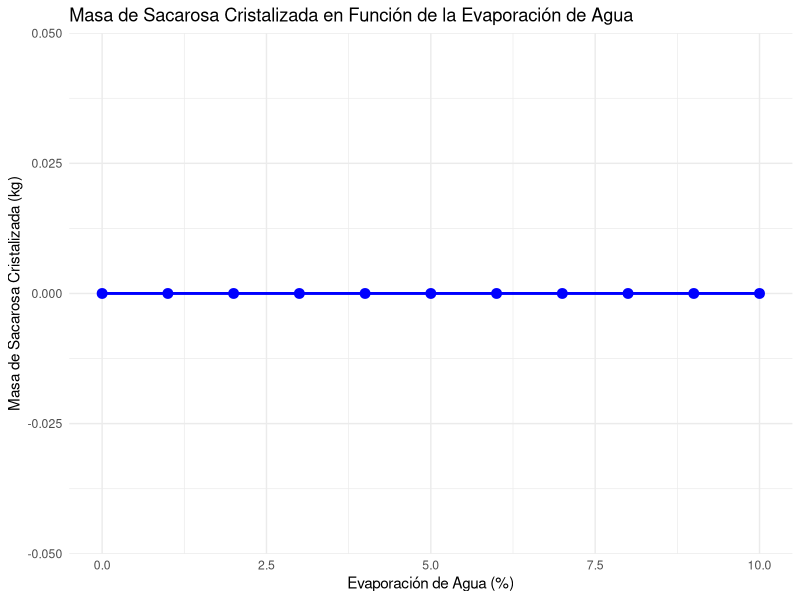
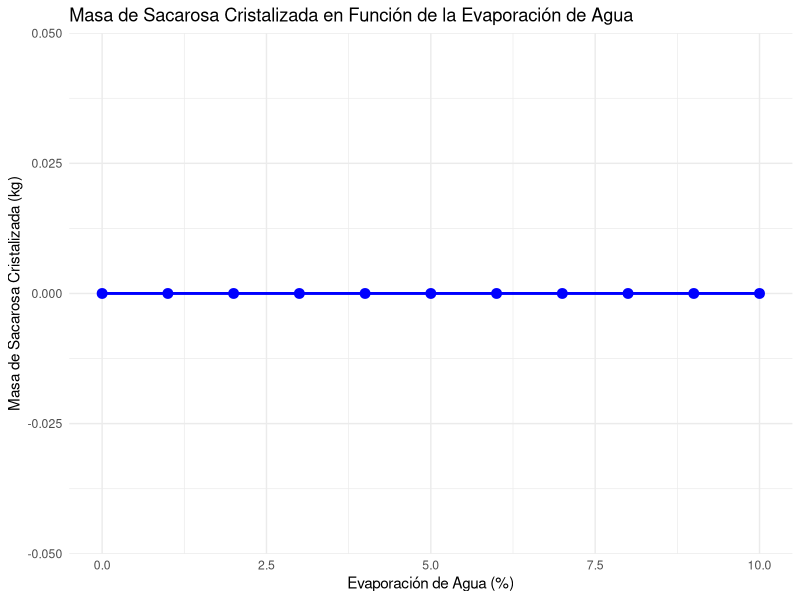

Here is the R script that generated these plots, in order:
# ==========================================================================
# Cristalización en la Industria de Alimentos
# ==========================================================================
# Autor: Dr. José Juan Torres Martínez
# Docente de Ciencias Químicas
# Universidad Autónoma de San Luis Potosí (UASLP)
# México
#
# Material académico para estudiantes
#
# Descripción: Cristalización de sacarosa a partir de una solución
# ==========================================================================


# Instalar y cargar librerías necesarias  
if (!require(ggplot2)) install.packages("ggplot2", dependencies = TRUE)  
library(ggplot2)  

# Datos del problema  
volumen_solucion <- 2000  # Volumen de la solución (L)  
densidad_solucion <- 1.12  # Densidad de la solución (kg/L)  
concentracion_sacarosa <- 0.30  # Fracción en peso de sacarosa en la solución  
solubilidad_sacarosa <- 200  # Solubilidad de sacarosa (g/100 g de agua)  
temperatura_cristalizacion <- 293  # Temperatura de cristalización (K)  
porcentaje_evaporacion <- 0.08  # Porcentaje de agua evaporada (8%)  

# Cálculos preliminares  
masa_solucion <- volumen_solucion * densidad_solucion  # Masa de la solución (kg)  
masa_sacarosa_inicial <- masa_solucion * concentracion_sacarosa  # Masa de sacarosa en la solución (kg)  
masa_agua_inicial <- masa_solucion - masa_sacarosa_inicial  # Masa de agua en la solución (kg)

# Comprobación de saturación: con una solubilidad de 2 kg de sacarosa por kg
# de agua, la masa de sacarosa inicial se saturaría con esta cantidad de agua.
masa_agua_saturacion <- masa_sacarosa_inicial / (solubilidad_sacarosa / 100)  # kg  

# a) Sin evaporación de agua  
# Masa de sacarosa que permanece disuelta después de la cristalización  
# La solubilidad es 200 g de sacarosa por 100 g de agua, es decir, 2 kg de sacarosa por kg de agua  
masa_sacarosa_disuelta <- (solubilidad_sacarosa / 100) * masa_agua_inicial  # kg  

# Masa de sacarosa cristalizada
# La masa disuelta no puede superar a la inicial: si la solución está por
# debajo de la saturación, no cristaliza nada (la masa no puede ser negativa).
masa_sacarosa_cristalizada <- max(0, masa_sacarosa_inicial - masa_sacarosa_disuelta)  # kg

# Rendimiento de cristalización sin evaporación  
rendimiento_a <- (masa_sacarosa_cristalizada / masa_sacarosa_inicial) * 100  # %  

# b) Con evaporación del 8% del agua  
# Masa de agua perdida por evaporación  
masa_agua_perdida <- masa_agua_inicial * porcentaje_evaporacion  # kg  

# Masa de agua después de la evaporación  
masa_agua_final <- masa_agua_inicial - masa_agua_perdida  # kg  

# Masa de sacarosa que permanece disuelta después de la cristalización con evaporación  
masa_sacarosa_disuelta_evaporacion <- (solubilidad_sacarosa / 100) * masa_agua_final  # kg  

# Masa de sacarosa cristalizada con evaporación
masa_sacarosa_cristalizada_evaporacion <- max(0, masa_sacarosa_inicial - masa_sacarosa_disuelta_evaporacion)  # kg

# Rendimiento de cristalización con evaporación  
rendimiento_b <- (masa_sacarosa_cristalizada_evaporacion / masa_sacarosa_inicial) * 100  # %  

# Mostrar resultados en la consola  
cat("a) Masa de sacarosa cristalizada sin evaporación de agua:", round(masa_sacarosa_cristalizada, 2), "kg\n")  
cat("   Rendimiento de cristalización sin evaporación:", round(rendimiento_a, 2), "%\n\n")  

cat("b) Masa de sacarosa cristalizada con evaporación del 8% del agua:", round(masa_sacarosa_cristalizada_evaporacion, 2), "kg\n")  
cat("   Rendimiento de cristalización con evaporación:", round(rendimiento_b, 2), "%\n\n")

# Agua que habría que evaporar para llegar a la saturación
masa_agua_evaporar_saturacion <- masa_agua_inicial - masa_agua_saturacion  # kg
porcentaje_evaporacion_saturacion <- masa_agua_evaporar_saturacion / masa_agua_inicial * 100  # %
cat("La solución está por debajo de la saturación: no cristaliza nada al enfriarla.\n")
cat("Para saturarla habría que evaporar", round(masa_agua_evaporar_saturacion, 2), "kg de agua (",
    round(porcentaje_evaporacion_saturacion, 2), "% del agua inicial).\n\n")

# Crear un data frame para graficar  
porcentajes_evaporacion <- seq(0, 0.10, by = 0.01)  # Porcentajes de evaporación de 0% a 10%  
masas_cristalizadas <- numeric(length(porcentajes_evaporacion))  

for (i in 1:length(porcentajes_evaporacion)) {  
  masa_agua_perdida <- masa_agua_inicial * porcentajes_evaporacion[i]  
  masa_agua_final <- masa_agua_inicial - masa_agua_perdida  
  masa_sacarosa_disuelta <- (solubilidad_sacarosa / 100) * masa_agua_final  
  masas_cristalizadas[i] <- max(0, masa_sacarosa_inicial - masa_sacarosa_disuelta)  
}  

datos <- data.frame(  
  Evaporacion = porcentajes_evaporacion * 100,  # Convertir a porcentaje  
  Masa_Cristalizada = masas_cristalizadas  
)  

# Gráfico de la masa de sacarosa cristalizada en función de la evaporación de agua  
p <- ggplot(datos, aes(x = Evaporacion, y = Masa_Cristalizada)) +  
  geom_line(color = "blue", linewidth = 1) +  
  geom_point(color = "blue", size = 3) +  
  labs(title = "Masa de Sacarosa Cristalizada en Función de la Evaporación de Agua",  
       x = "Evaporación de Agua (%)",  
       y = "Masa de Sacarosa Cristalizada (kg)") +  
  theme_minimal()

# Mostrar gráfico
print(p)

# Guardar el gráfico
ggsave("ejemplo_21_sacarosa.png", plot = p, width = 8, height = 6, dpi = 300)

# --------------------------------------------------------------------------
# Interpretación: Masa de Sacarosa Cristalizada en Función de la Evaporación de Agua
# --------------------------------------------------------------------------
# - Eje X: Evaporación de agua, en porcentaje (%). Es adimensional: es la
#   fracción de agua inicial que se evapora, expresada de 0 % a 10 %.
# - Eje Y: Masa de sacarosa cristalizada, en kilogramos (kg). Es la masa de
#   cristales que se forma al enfriar la solución; si la solución no está
#   saturada, es cero.
# - Lo que se aprecia: la línea se queda en cero en todo el intervalo de 0 %
#   a 10 % de evaporación: con los datos del archivo no cristaliza nada.
# - Qué significa: la solución trae 1568 kg de agua para 672 kg de sacarosa,
#   es decir, unos 43 g de sacarosa por cada 100 g de agua, muy por debajo de
#   la solubilidad (200 g por cada 100 g de agua). Al enfriarla no hay excedente
#   que salir como cristales. Evaporar del 0 % al 10 % del agua no alcanza: para
#   llegar a la saturación habría que evaporar el 78,57 % del agua inicial.

# --------------------------------------------------------------------------
# Qué aprendimos
# --------------------------------------------------------------------------
# - La cristalización por enfriamiento y evaporación se rige por la solubilidad:
#   solo cabe disuelta una masa fija de soluto por cada masa de disolvente.
# - Antes de calcular un rendimiento hay que comprobar si la solución está
#   saturada: una solución por debajo de la saturación no cristaliza nada al
#   enfriarla, aunque se evapore un poco de agua.
# - La solubilidad de 200 g por cada 100 g de agua equivale a 2 kg de sacarosa
#   por kg de agua: confundir g/100 g con g/kg divide el resultado entre 10.
# - La evaporación se expresa en % (adimensional) y la masa cristalizada en
#   kilogramos (kg); una masa cristalizada nunca puede ser negativa.
